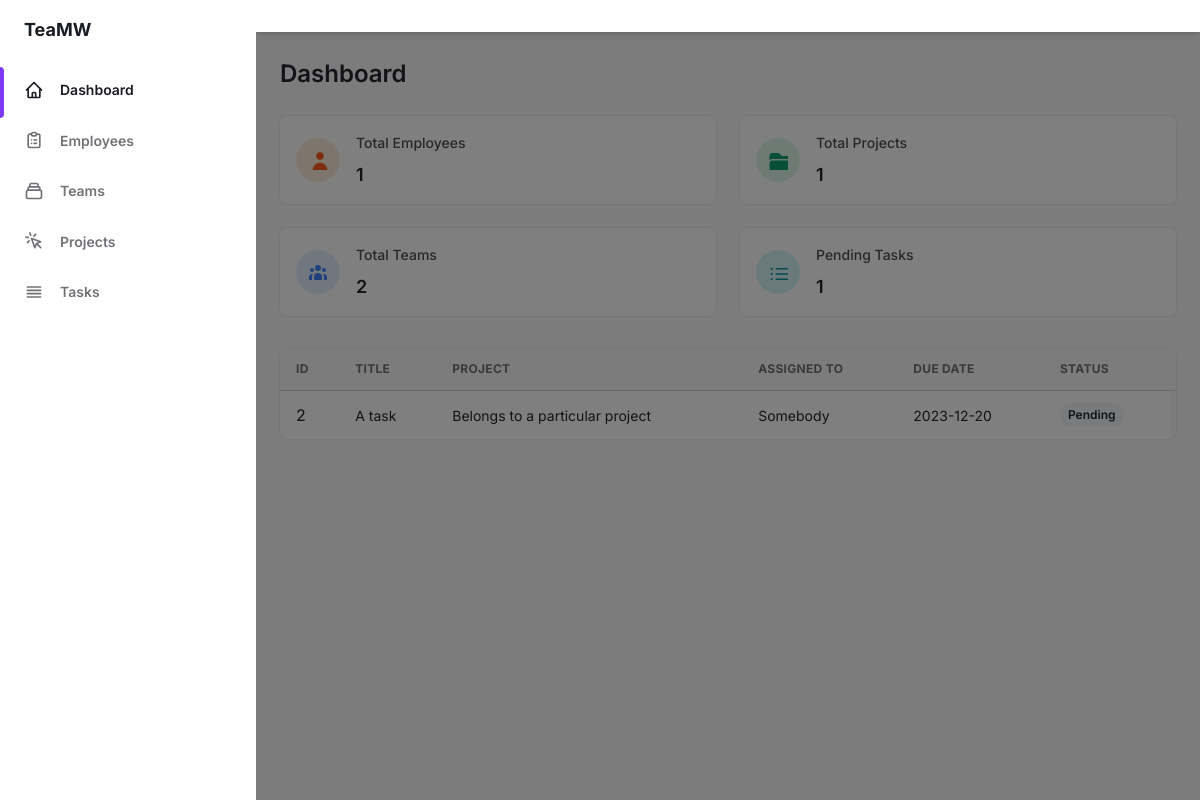
The page / on the database its author committed.
### tables this page shows
CREATE TABLE `tasks` (
  `task_id` int(11) NOT NULL,
  `task_title` varchar(100) NOT NULL,
  `status` varchar(50) NOT NULL,
  `project` varchar(50) NOT NULL,
  `assigned_to` varchar(50) NOT NULL,
  `task_due_date` date NOT NULL
);

### functions.php (called while the page is built, shortened)
<?php
    function getEmployeeCount() {
        $con = connection();
        $sql = "SELECT COUNT(emp_name) as name_count FROM employees";
        $query = mysqli_query($con, $sql);
        $row = mysqli_fetch_assoc($query);
        $nameCount = $row['name_count'];
        return $nameCount;
    }
    function getPendingTasksCount(){
        $con = connection();
        $sql = "SELECT COUNT(task_id) as task_count FROM tasks WHERE `status` = 'Pending'";
        $query = mysqli_query($con, $sql);
        $row = mysqli_fetch_assoc($query);
        $taskCount = $row['task_count'];
        return $taskCount;
    }
    function getProjectsCount(){
        $con = connection();
        $sql = "SELECT COUNT(proj_id) as proj_count FROM projects";
        $query = mysqli_query($con, $sql);
        $row = mysqli_fetch_assoc($query);
        $projectCount = $row['proj_count'];
        return $projectCount;
    }
    function getTeamsCount(){
        $con = connection();
        $sql = "SELECT COUNT(team_id) as teams_count FROM teams";
        $query = mysqli_query($con, $sql);
        $row = mysqli_fetch_assoc($query);
        $teamsCount = $row['teams_count'];
        return $teamsCount;
    }
?>

### index.php (the view, shortened to what this page needs)
<?php
  include('functions.php');
  $con = connection();
  $sql = "SELECT * FROM tasks WHERE `status`='Pending'";
  $query = mysqli_query($con, $sql);
?>
<!DOCTYPE html>
<html :class="{ 'theme-dark': dark }" x-data="data()" lang="en">
  <head>
    <link rel="stylesheet" href="./assets/css/tailwind.output.css" />
    <link
      rel="stylesheet"
      href="https://cdnjs.cloudflare.com/ajax/libs/Chart.js/2.9.3/Chart.min.css"
    />
  </head>
  <body>
    <div
      class="flex h-screen bg-gray-50 dark:bg-gray-900"
      :class="{ 'overflow-hidden': isSideMenuOpen }"
    >
      <aside
        class="z-20 hidden w-64 overflow-y-auto bg-white dark:bg-gray-800 md:block flex-shrink-0"
      >
        <div class="py-4 text-gray-500 dark:text-gray-400">
          <a
            class="ml-6 text-lg font-bold text-gray-800 dark:text-gray-200"
            href="#"
          >
          TeaMW
          </a>
          <ul class="mt-6">
            <li class="relative px-6 py-3">
              <span
                class="absolute inset-y-0 left-0 w-1 bg-purple-600 rounded-tr-lg rounded-br-lg"
                aria-hidden="true"
              ></span>
              <a
                class="inline-flex items-center w-full text-sm font-semibold text-gray-800 transition-colors duration-150 hover:text-gray-800 dark:hover:text-gray-200 dark:text-gray-100"
                href="index.php"
              >
                <svg
                  class="w-5 h-5"
                  aria-hidden="true"
                  fill="none"
                  stroke-linecap="round"
                  stroke-linejoin="round"
                  stroke-width="2"
                  viewBox="0 0 24 24"
                  stroke="currentColor"
                >
                  <path
                    d="M3 12l2-2m0 0l7-7 7 7M5 10v10a1 1 0 001 1h3m10-11l2 2m-2-2v10a1 1 0 01-1 1h-3m-6 0a1 1 0 001-1v-4a1 1 0 011-1h2a1 1 0 011 1v4a1 1 0 001 1m-6 0h6"
                  ></path>
                </svg>
                <span class="ml-4">Dashboard</span>
              </a>
            </li>
          </ul>
          <ul>
            <li class="relative px-6 py-3">
              <a
                class="inline-flex items-center w-full text-sm font-semibold transition-colors duration-150 hover:text-gray-800 dark:hover:text-gray-200"
                href="employees.php"
              >
                <span class="ml-4">Employees</span>
              </a>
            </li>
            <li class="relative px-6 py-3">
              <a
                class="inline-flex items-center w-full text-sm font-semibold transition-colors duration-150 hover:text-gray-800 dark:hover:text-gray-200"
                href="teams.php"
              >
                <span class="ml-4">Teams</span>
              </a>
            </li>
            <li class="relative px-6 py-3">
              <a
                class="inline-flex items-center w-full text-sm font-semibold transition-colors duration-150 hover:text-gray-800 dark:hover:text-gray-200"
                href="projects.php"
              >
                <svg
                  class="w-5 h-5"
                  aria-hidden="true"
                  fill="none"
                  stroke-linecap="round"
                  stroke-linejoin="round"
                  stroke-width="2"
                  viewBox="0 0 24 24"
                  stroke="currentColor"
                >
                  <path
                    d="M15 15l-2 5L9 9l11 4-5 2zm0 0l5 5M7.188 2.239l.777 2.897M5.136 7.965l-2.898-.777M13.95 4.05l-2.122 2.122m-5.657 5.656l-2.12 2.122"
                  ></path>
                </svg>
                <span class="ml-4">Projects</span>
              </a>
            </li>
            <li class="relative px-6 py-3">
              <a
                class="inline-flex items-center w-full text-sm font-semibold transition-colors duration-150 hover:text-gray-800 dark:hover:text-gray-200"
                href="tasks.php"
              >
                <svg
                  class="w-5 h-5"
                  aria-hidden="true"
                  fill="none"
                  stroke-linecap="round"
                  stroke-linejoin="round"
                  stroke-width="2"
                  viewBox="0 0 24 24"
                  stroke="currentColor"
                >
                  <path d="M4 6h16M4 10h16M4 14h16M4 18h16"></path>
                </svg>
                <span class="ml-4">Tasks</span>
              </a>
            </li>
          </ul>
        </div>
      </aside>
      <div
        x-show="isSideMenuOpen"
        x-transition:enter="transition ease-in-out duration-150"
        x-transition:enter-start="opacity-0"
        x-transition:enter-end="opacity-100"
        x-transition:leave="transition ease-in-out duration-150"
        x-transition:leave-start="opacity-100"
        x-transition:leave-end="opacity-0"
        class="fixed inset-0 z-10 flex items-end bg-black bg-opacity-50 sm:items-center sm:justify-center"
      ></div>
      <div class="flex flex-col flex-1 w-full">
        <header class="z-10 py-4 bg-white shadow-md dark:bg-gray-800">
        </header>
        <main class="h-full overflow-y-auto">
          <div class="container px-6 mx-auto grid">
            <h2
              class="my-6 text-2xl font-semibold text-gray-700 dark:text-gray-200"
            >
              Dashboard
            </h2>
            <div class="grid gap-6 mb-8 md:grid-cols-2 xl:grid-cols-4">
              <div
                class="flex items-center p-4 bg-white rounded-lg shadow-xs dark:bg-gray-800"
              >
                <div
                  class="p-3 mr-4 text-orange-500 bg-orange-100 rounded-full dark:text-orange-100 dark:bg-orange-500"
                >
                  <svg class="w-5 h-5" fill="currentColor" viewBox="0 0 20 20">
                    <path
                      d="M15.75 6a3.75 3.75 0 11-7.5 0 3.75 3.75 0 017.5 0zM4.501 20.118a7.5 7.5 0 0114.998 0A17.933 17.933 0 0112 21.75c-2.676 0-5.216-.584-7.499-1.632z"
                    ></path>
                  </svg>
                </div>
                <div>
                  <p
                    class="mb-2 text-sm font-medium text-gray-600 dark:text-gray-400"
                  >
                    Total Employees
                  </p>
                  <p
                    class="text-lg font-semibold text-gray-700 dark:text-gray-200"
                  >
                    <?php echo getEmployeeCount(); ?>
                  </p>
                </div>
              </div>
              <div
                class="flex items-center p-4 bg-white rounded-lg shadow-xs dark:bg-gray-800"
              >
                <div
                  class="p-3 mr-4 text-green-500 bg-green-100 rounded-full dark:text-green-100 dark:bg-green-500"
                >
                </div>
                <div>
                  <p
                    class="mb-2 text-sm font-medium text-gray-600 dark:text-gray-400"
                  >
                    Total Projects
                  </p>
                  <p
                    class="text-lg font-semibold text-gray-700 dark:text-gray-200"
                  >
                    <?php  echo getProjectsCount(); ?>
                  </p>
                </div>
              </div>
              <div
                class="flex items-center p-4 bg-white rounded-lg shadow-xs dark:bg-gray-800"
              >
                <div
                  class="p-3 mr-4 text-blue-500 bg-blue-100 rounded-full dark:text-blue-100 dark:bg-blue-500"
                >
                </div>
                <div>
                  <p
                    class="mb-2 text-sm font-medium text-gray-600 dark:text-gray-400"
                  >
                    Total Teams
                  </p>
                  <p
                    class="text-lg font-semibold text-gray-700 dark:text-gray-200"
                  >
                    <?php echo getTeamsCount(); ?>
                  </p>
                </div>
              </div>
              <div
                class="flex items-center p-4 bg-white rounded-lg shadow-xs dark:bg-gray-800"
              >
                <div
                  class="p-3 mr-4 text-teal-500 bg-teal-100 rounded-full dark:text-teal-100 dark:bg-teal-500"
                >
                </div>
                <div>
                  <p
                    class="mb-2 text-sm font-medium text-gray-600 dark:text-gray-400"
                  >
                    Pending Tasks
                  </p>
                  <p
                    class="text-lg font-semibold text-gray-700 dark:text-gray-200"
                  >
                    <?php echo getPendingTasksCount(); ?>
                  </p>
                </div>
              </div>
            </div>
            <div class="w-full overflow-hidden rounded-lg shadow-xs">
              <div class="w-full overflow-x-auto">
              <table class="w-full whitespace-no-wrap">
                  <thead>
                    <tr
                      class="text-xs font-semibold tracking-wide text-left text-gray-500 uppercase border-b dark:border-gray-700 bg-gray-50 dark:text-gray-400 dark:bg-gray-800"
                    >
                      <th class="px-4 py-3">id</th>
                      <th class="px-4 py-3">Title</th>
                      <th class="px-4 py-3">Project</th>
                      <th class="px-4 py-3">Assigned to</th>
                      <th class="px-4 py-3">Due date</th>
                      <th class="px-4 py-3">Status</th>
                      <th></th>
                      <th></th>
                    </tr>
                  </thead>
                  <tbody class="bg-white divide-y dark:divide-gray-700 dark:bg-gray-800">
                    <?php
                      while($row = mysqli_fetch_array($query)):
                    ?>
                    <tr class="text-gray-700 dark:text-gray-400">
                      <td class="px-4 py-3"> <?= $row['task_id'] ?> </td>
                      <td class="px-4 py-3 text-sm"> <?= $row['task_title'] ?> </td>
                      <td class="px-4 py-3 text-sm"> <?= $row['project'] ?> </td>
                      <td class="px-4 py-3 text-sm"> <?= $row['assigned_to'] ?> </td>
                      <td class="px-4 py-3 text-sm"> <?= $row['task_due_date'] ?> </td>
                      <td class="px-4 py-3 text-xs">
                        <span class="px-2 py-1 font-semibold leading-tight text-gray-700 bg-gray-100 rounded-full dark:bg-gray-700 dark:text-gray-100">
                          <?= $row['status'] ?>
                        </span>
                      </td>
                    </tr>
                    <?php endwhile; ?>
                  </tbody>
                </table>
              </div>
            </div>
          </div>
        </main>
      </div>
    </div>
  </body>
</html>

### rows shown on the page
tasks: task_id "2", task_title "A task", project "Belongs to a particular project", assigned_to "Somebody", task_due_date "2023-12-20", status "Pending"

### other values the page prints
getEmployeeCount() "1"
getProjectsCount() "1"
getTeamsCount() "2"
getPendingTasksCount() "1"
